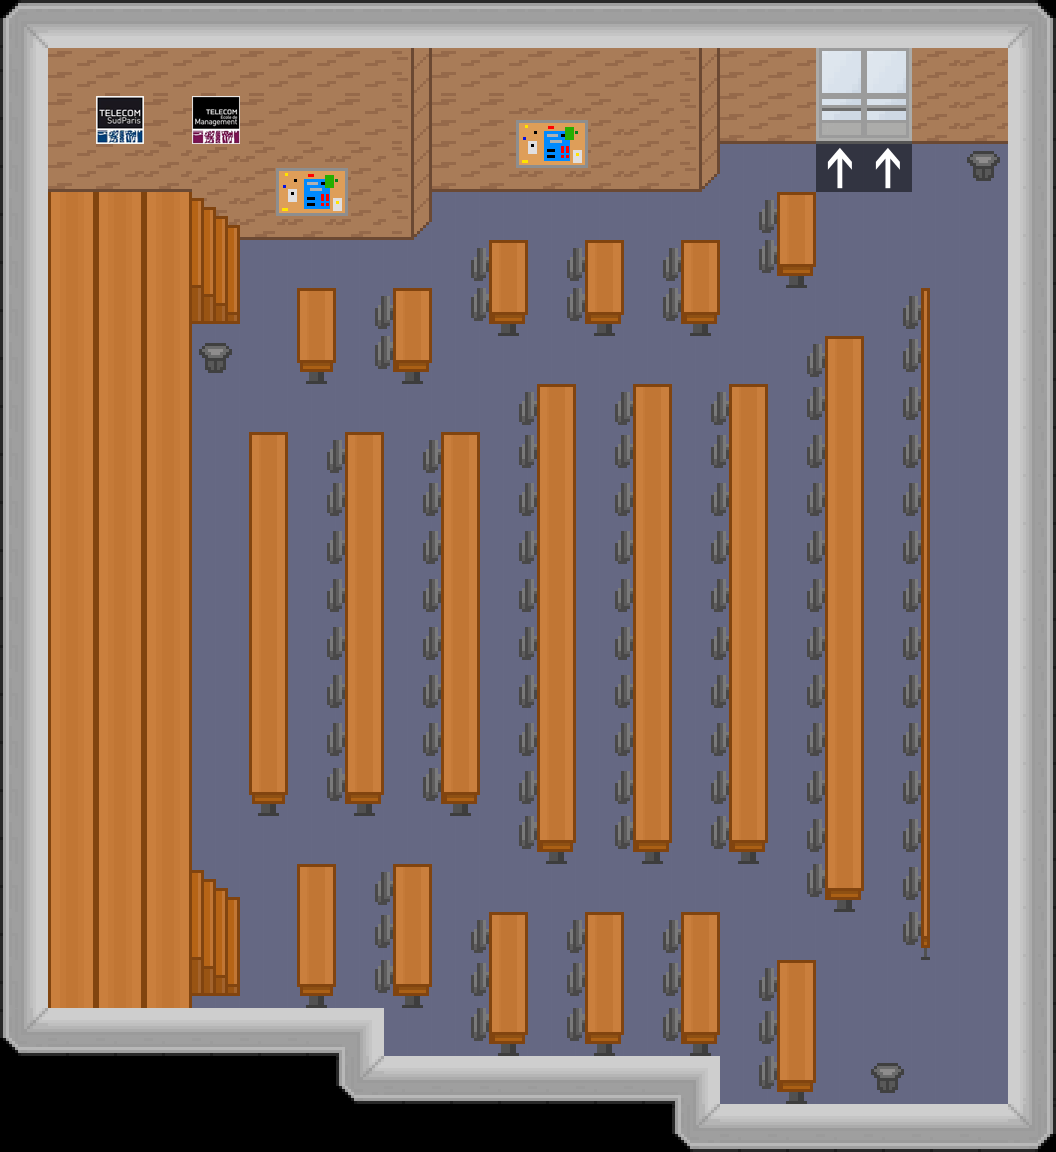

Rendered tile map (Tiled .tmx) drawn with the repository's tilesets; below, a short description and the map source with its tile grids summarised:
An orthogonal 22x24 tile map with 48x48 px tiles, 7 tile layers (floor 1, floor 2, map-transition, Murs, ...).

<map version="1.0" orientation="orthogonal" width="22" height="24" tilewidth="48" tileheight="48">
 <tileset firstgid="1" name="tilesheet" tilewidth="48" tileheight="48">
  <image source="../img/tilesheet.png" width="960" height="1820" />
 </tileset>
 <layer name="floor 1" width="22" height="24">
  <data>[528 cells, 501 non-empty, 1 distinct tile ids]</data>
 </layer>
 <layer name="floor 2" width="22" height="24">
  <data>[528 cells, 153 non-empty, 8 distinct tile ids]</data>
 </layer>
 <layer name="map-transition" width="22" height="24">
  <data>[528 cells, 2 non-empty, 1 distinct tile ids]</data>
 </layer>
 <layer name="Murs" width="22" height="24">
  <data>[528 cells, 149 non-empty, 20 distinct tile ids]</data>
 </layer>
 <layer name="Objets" width="22" height="24">
  <data>[528 cells, 113 non-empty, 10 distinct tile ids]</data>
 </layer>
 <layer name="Objets 2" width="22" height="24">
  <data>[528 cells, 0 non-empty, 0 distinct tile ids]</data>
 </layer>
 <layer name="Murs 2" width="22" height="24">
  <data>[528 cells, 16 non-empty, 9 distinct tile ids]</data>
 </layer>
</map>
